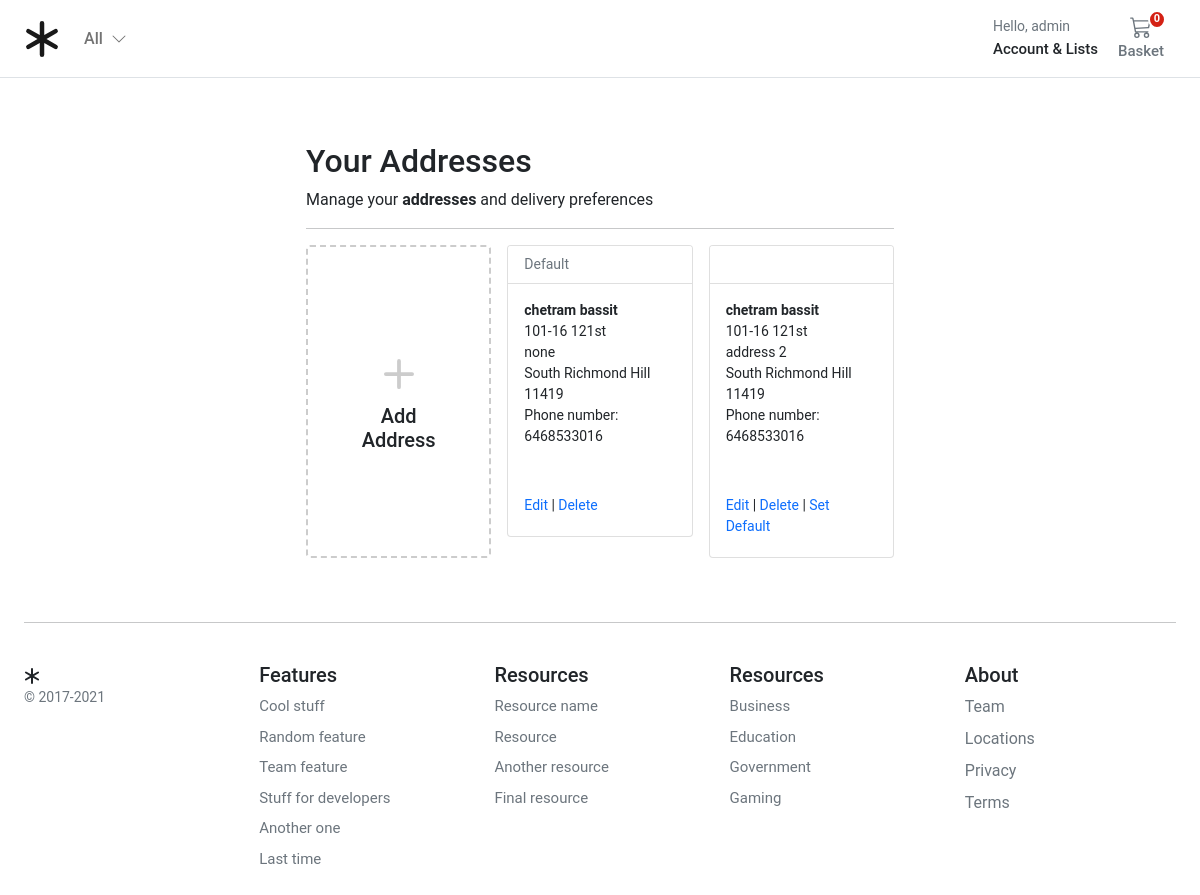
The app's page /account/addresses/ (signed in), older data.
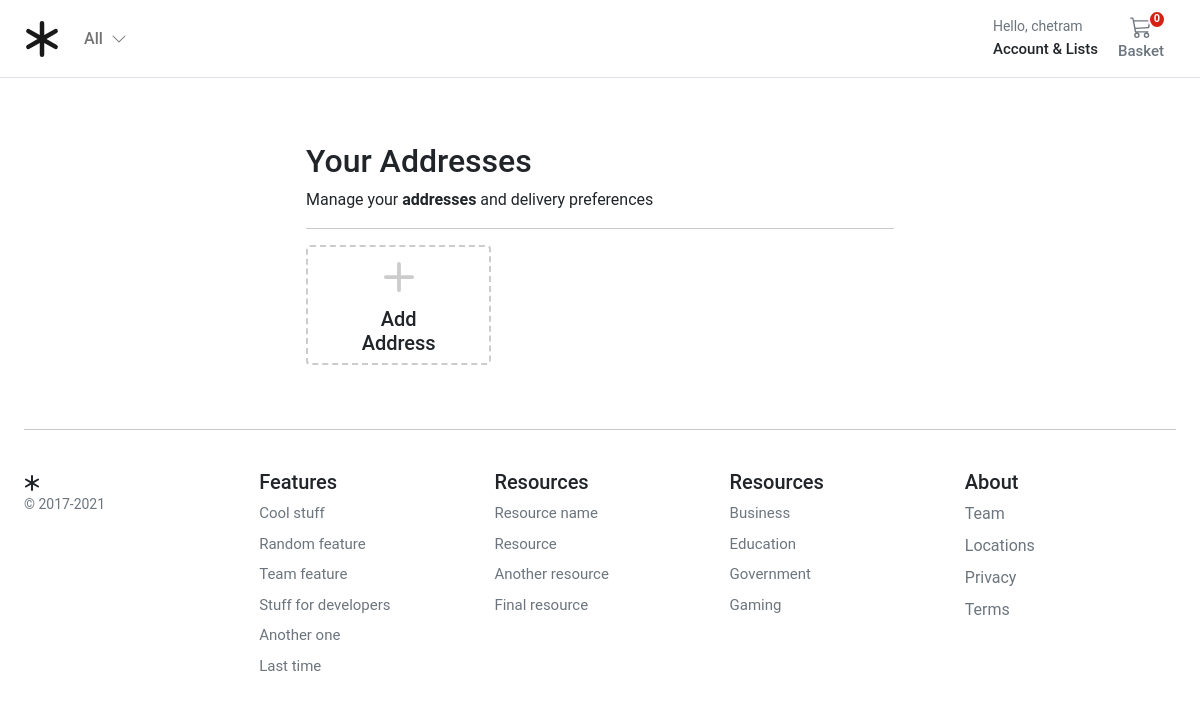
The same page, newer data.
### account/models.py (models this page shows, shortened)
class Customer(AbstractBaseUser, PermissionsMixin):
    email = models.EmailField(_("email address"), unique=True)
    name = models.CharField(max_length=150)
    mobile = models.CharField(max_length=20, blank=True)
    is_active = models.BooleanField(default=False)
    is_staff = models.BooleanField(default=False)
    created = models.DateTimeField(auto_now_add=True)
    updated = models.DateTimeField(auto_now=True)
    objects = CustomAccountManager()
    USERNAME_FIELD = "email"
    REQUIRED_FIELDS = ["name"]
    class Meta:
        verbose_name = "Accounts"
        verbose_name_plural = "Accounts"

class Address(models.Model):
    id = models.UUIDField(primary_key=True, default=uuid.uuid4, editable=False)
    customer = models.ForeignKey(Customer, verbose_name=_("Customer"), on_delete=models.CASCADE)
    full_name = models.CharField(_("Full Name"), max_length=150)
    phone = models.CharField(_("Phone Number"), max_length=50)
    postcode = models.CharField(_("Postcode"), max_length=50)
    address_line = models.CharField(_("Address Line 1"), max_length=255)
    address_line2 = models.CharField(_("Address Line 2"), max_length=255)
    town_city = models.CharField(_("Town/City/State"), max_length=150)
    delivery_instructions = models.CharField(_("Delivery Instructions"), max_length=255)
    created_at = models.DateTimeField(_("Created at"), auto_now_add=True)
    updated_at = models.DateTimeField(_("Updated at"), auto_now=True)
    default = models.BooleanField(_("Default"), default=False)
    class Meta:
        verbose_name = "Address"
        verbose_name_plural = "Addresses"

### account/views.py (the view)
# urls.py: path("addresses/", views.view_address, name="addresses"),
@login_required
def view_address(request):
    addresses = Address.objects.filter(customer=request.user)
    return render(request, "account/dashboard/addresses.html", {"addresses": addresses})

### basket/basket.py (called while the page is built)
    def __len__(self):
        return sum(item["qty"] for item in self.basket.values())

### basket/context_processors.py (called while the page is built)
def basket(request):
    return {'basket': Basket(request)}

### store/context_processors.py (called while the page is built)
def categories(request):
    return {"categories": Category.objects.filter(level=0)}

### store/models.py (called while the page is built)
    def get_absolute_url(self):
        return reverse("store:category_list", args=[self.slug])

### templates/account/dashboard/addresses.html (shortened to what this page needs)
{% extends "../sub_base.html" %}
{% block sub_content %}
<h1 class="h2">Your Addresses</h1>
<div>Manage your <b>addresses</b> and delivery preferences</div>
<hr />
<div class="container px-0">
  <div class="row row-cols-1 row-cols-sm-2 row-cols-md-3 g-3">
    <div class="col">
      <a href="{% url "account:add_address" %}" class="text-reset text-decoration-none" role="button"
        style="max-width: 540px;">
        <div class="card mb-3 h-100" style="border: dashed 2px #ccc;">
          <div class="row g-0 h-100">
            <div class="col-12" style="min-height:100px">
              <div class="card-body text-center position-absolute top-50 start-50 translate-middle">
                <svg style="color:#ccc;" xmlns="http://www.w3.org/2000/svg" width="60" height="60" fill="currentColor"
                  class="bi bi-plus" viewBox="0 0 16 16">
                  <path
                    d="M8 4a.5.5 0 0 1 .5.5v3h3a.5.5 0 0 1 0 1h-3v3a.5.5 0 0 1-1 0v-3h-3a.5.5 0 0 1 0-1h3v-3A.5.5 0 0 1 8 4z" />
                </svg>
                <h1 class="h5">Add Address</h1>
              </div>
            </div>
          </div>
        </div>
      </a>
    </div>
    {% for address in addresses %}
    <div class="col">
      <div class="card pb-3">
        <div class="card-header bg-white small text-muted">
          {% if address.default %}
            Default
          {% endif %}
        </div>
        <div class="card-body small pb-1">
          <p class="card-text m-0 fw-bold">{{address.full_name}}</p>
          <p class="card-text m-0">{{address.address_line}}</p>
          <p class="card-text m-0">{{address.address_line2}}</p>
          <p class="card-text m-0">{{address.town_city}}</p>
          <p class="card-text m-0">{{address.postcode}}</p>
          <p class="card-text m-0">Phone number: {{address.phone}}</p>
          <div class="pt-5">
            <a href="{% url 'account:edit_address' address.id %}" class="text-decoration-none">Edit</a>
            |
            <a href="{% url 'account:delete_address' address.id %}" class="text-decoration-none">Delete</a>
            {% if not address.default %}
            | <a href="{% url 'account:set_default' address.id %}" class="text-decoration-none">Set Default</a>
            {% endif %}
          </div>
        </div>
      </div>
    </div>
    {% endfor %}
  </div>
</div>
{% endblock %}

### templates/base.html (shortened to what the changed rows need)
{% load static %}
<!DOCTYPE html>
<html>
<head>
  <link href="https://cdn.jsdelivr.net/npm/bootstrap@5.0.0-beta1/dist/css/bootstrap.min.css" rel="stylesheet"
>
  <link rel="stylesheet" href="{% static 'core/css/base.css' %}">
  <link rel="stylesheet" href="{% block stylesheet %}{% endblock %}">
</head>
<body>
  <header class="pb-3">
    <nav class="navbar navbar-expand-md navbar-light bg-white border-bottom">
      <div class="container-fluid px-md-4">
        <div class="d-flex w-100 navbar-collapse">
          <div>
            <div class="collapse navbar-collapse" id="navbarSupportedContent2">
              <ul class="navbar-nav me-auto mb-2 mb-lg-0">
                <li class="nav-item dropdown">
                  <a class="nav-link dropdown-toggle text-reset" href="#" id="navbarDropdown" role="button"
                    data-bs-toggle="dropdown" aria-expanded="false">
                    <div class="small text-muted">Hello,
                      {% if user.is_authenticated %}
                        {{ request.user.name }}
                      {% else %}
                      Login
                      {% endif %}
                    </div>
                    <span class="fs15 fw500">Account &amp; Lists
                    </span>
                  </a>
                </li>
              </ul>
            </div>
          </div>
        </div>
      </div>
    </nav>
  </header>
  <main class="pt-5">
    <div id="content">{% block content %} {% endblock %}</div>
  </main>
</body>
</html>

Row changes from the older to the newer data that the page shows:
removed Address: default "Default", full_name "chetram bassit", address_line "101-16 121st", address_line2 "none", town_city "South Richmond Hill", postcode "11419", phone "6468533016"
removed Address: full_name "chetram bassit", address_line "101-16 121st", address_line2 "address 2", town_city "South Richmond Hill", postcode "11419", phone "6468533016", default "Set Default"
changed Customer: user.name "admin" → "chetram"
